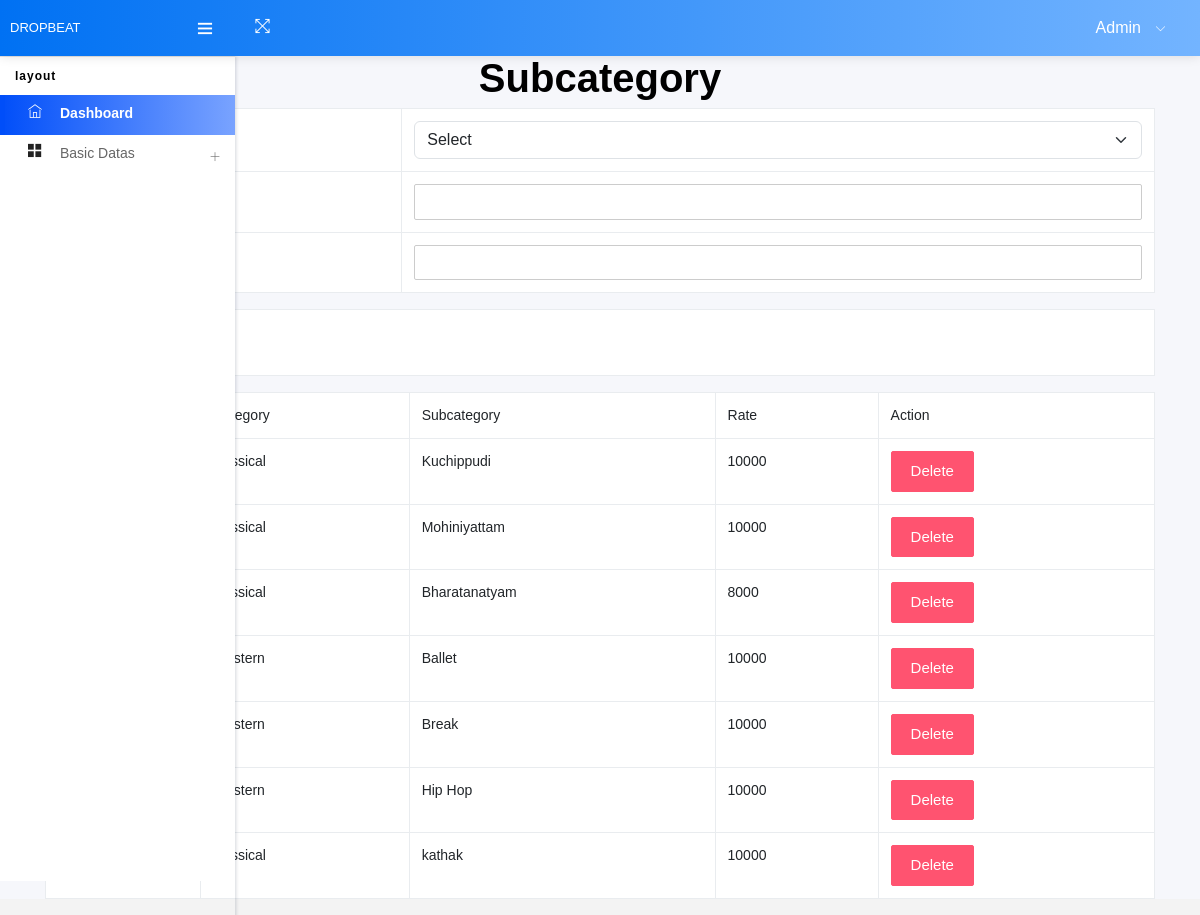
The app's page /Project/Admin/subcategory.php with its own data.
### tables this page shows
CREATE TABLE `tbl_subcategory` (
  `subcategory_id` int(11) NOT NULL auto_increment,
  `subcategory_name` varchar(100) NOT NULL,
  `category_id` int(11) NOT NULL,
  `subcategory_rate` varchar(50) NOT NULL,
  PRIMARY KEY  (`subcategory_id`)
);

CREATE TABLE `tbl_category` (
  `category_id` int(11) NOT NULL auto_increment,
  `category_name` varchar(50) NOT NULL,
  PRIMARY KEY  (`category_id`)
);

### Project/Admin/subcategory.php (the view, shortened to what this page needs)
<!DOCTYPE html PUBLIC "-//W3C//DTD XHTML 1.0 Transitional//EN" "http://www.w3.org/TR/xhtml1/DTD/xhtml1-transitional.dtd">
<html xmlns="http://www.w3.org/1999/xhtml">
<head>
<link href="https://cdn.jsdelivr.net/npm/bootstrap@5.5.0/dist/css/bootstrap.min.css" rel="stylesheet">
</head>
<body style="background-color:lightslategray;color: black;">
<body>
<?php
include("Head.php");
        ?>
  <div class="container">
  <center><h1>Subcategory</h1></center>
        <form action="" method="post" enctype="multipart/form-data" name="form1" id="form1">
            <table class="table table-bordered">
                <tr>
                    <th>Category</th>
                    <td>
                        <select name="selectcategory" id="select_category" class="form-select">
                            <option value="">Select</option>
                        </select>
                    </td>
                </tr>
                <tr>
                    <th>Rate</th>
                    <td>
                        <input type="text" name="txtrate" id="txtrate" class="form-control" autocomplete="off" required />
                    </td>
                </tr>
                <tr>
                    <th>Subcategory</th>
                    <td>
                        <input type="text" name="txt_subcategory" id="txt_sub" class="form-control" autocomplete="off" required />
                    </td>
                </tr>
            </table>
            <table class="table table-bordered">
                <tr>
                    <th>
                    </th>
                </tr>
            </table>
            <table class="table table-bordered">
                <tr>
                    <th>Sl.No</th>
                    <td>Category</td>
                    <td>Subcategory</td>
                    <td>Rate</td>
                    <td>Action</td>
                </tr>
                <?php
                $i = 0;
                $selQry = "select * from tbl_subcategory s inner join tbl_category c on s.category_id=c.category_id";
                $data = mysql_query($selQry);
                while ($row = mysql_fetch_array($data)) {
                    $i++;
                ?>
                    <tr>
                        <td><?php echo $i; ?></td>
                        <td><?php echo $row["category_name"]; ?></td>
                        <td><?php echo $row["subcategory_name"]; ?></td>
                        <td><?php echo $row["subcategory_rate"]; ?></td>
                        <td><a href="subcategory.php?sid=<?php echo $row["subcategory_id"]; ?>" class="btn btn-danger">Delete</a></td>
                    </tr>
                <?php
                }
                ?>
            </table>
        </form>
    </div>
</body>
</html>

### records on screen
tbl_subcategory: category.category_name "classical", subcategory_name "Kuchippudi", subcategory_rate "10000"
tbl_subcategory: category.category_name "classical", subcategory_name "Mohiniyattam", subcategory_rate "10000"
tbl_subcategory: category.category_name "classical", subcategory_name "Bharatanatyam", subcategory_rate "8000"
tbl_subcategory: category.category_name "Western", subcategory_name "Ballet", subcategory_rate "10000"
tbl_subcategory: category.category_name "Western", subcategory_name "Break", subcategory_rate "10000"
tbl_subcategory: category.category_name "Western", subcategory_name "Hip Hop", subcategory_rate "10000"
tbl_subcategory: category.category_name "classical", subcategory_name "kathak", subcategory_rate "10000"
